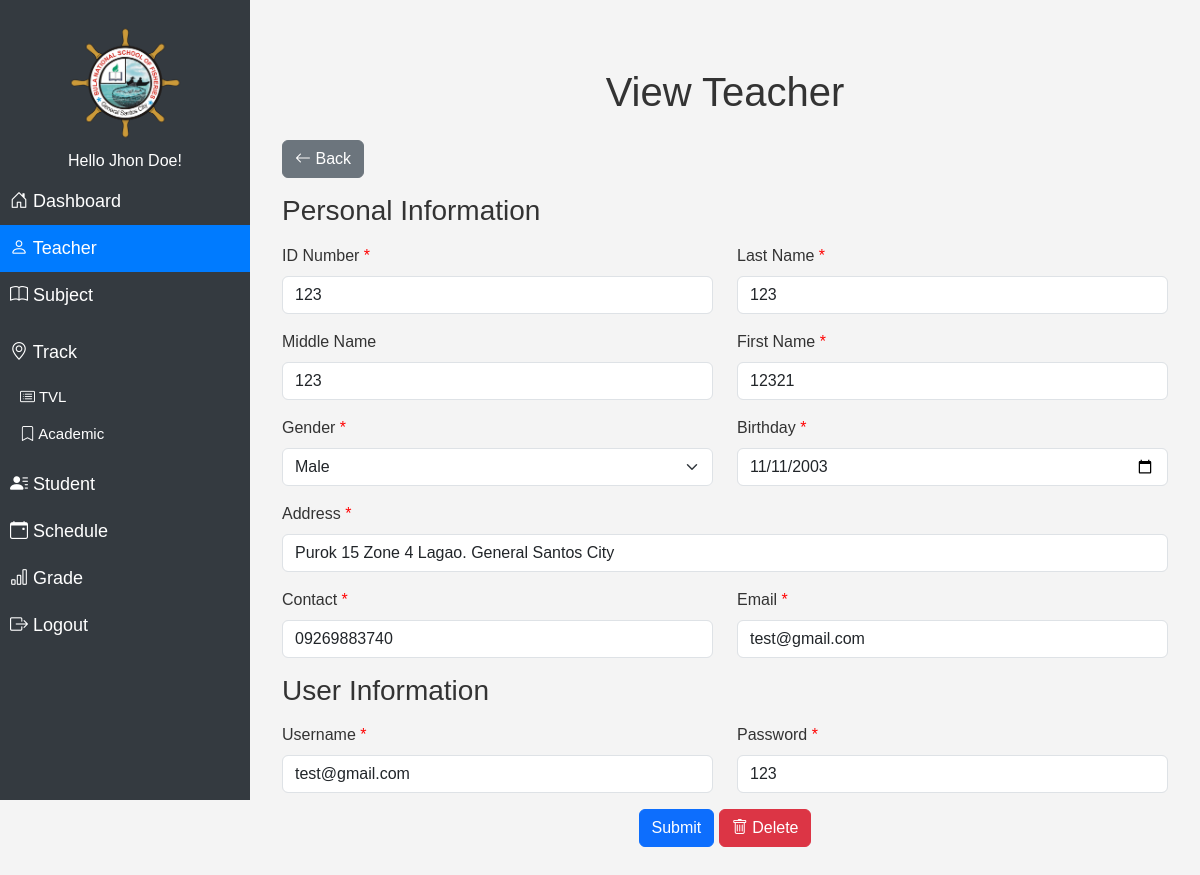
Page /modules/teacher/view.php?id=1 (signed in) on the earlier database version.
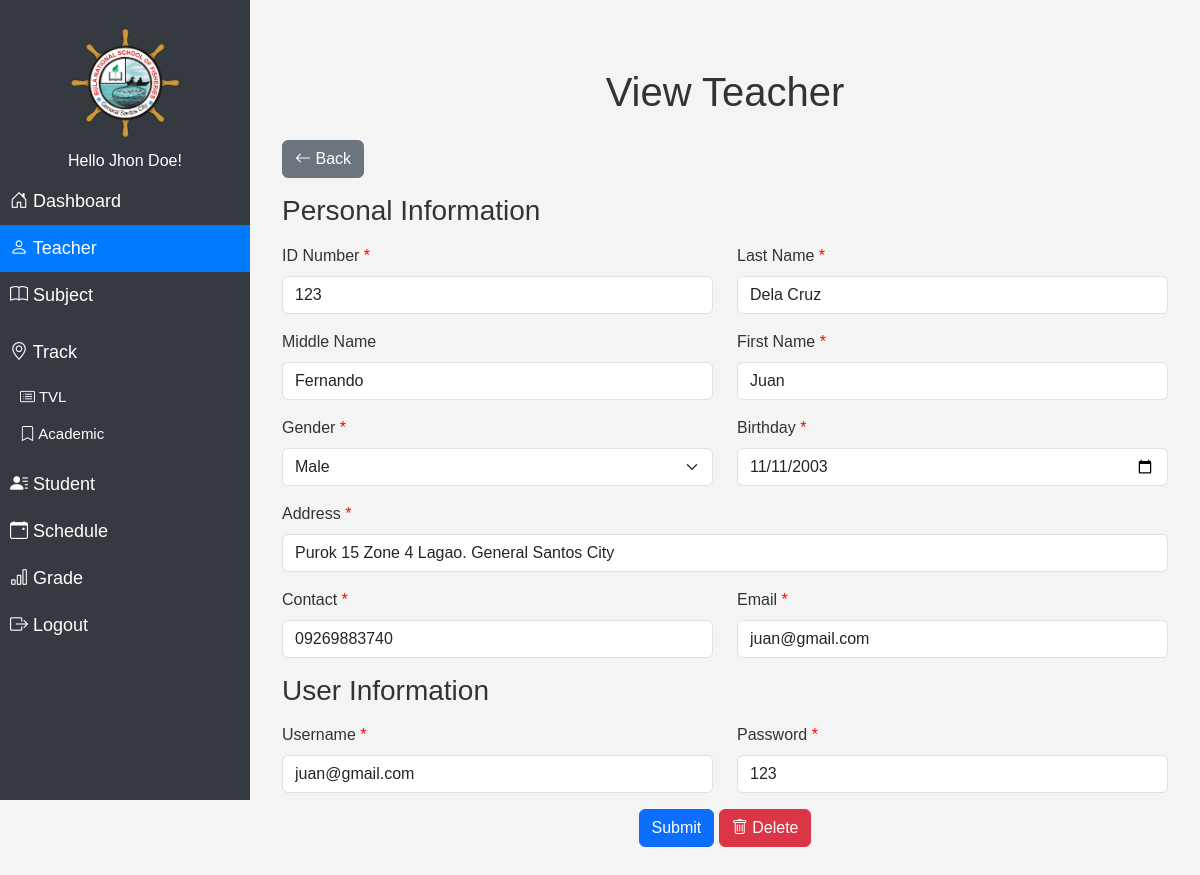
Same page on the later database version.
### tables this page shows
CREATE TABLE `teacher` (
  `id` int(11) NOT NULL,
  `id_number` varchar(20) NOT NULL,
  `last_name` varchar(50) NOT NULL,
  `middle_name` varchar(50) DEFAULT NULL,
  `first_name` varchar(50) NOT NULL,
  `gender` varchar(50) NOT NULL,
  `age` varchar(50) NOT NULL,
  `nationality` varchar(50) NOT NULL,
  `birthday` date NOT NULL,
  `address` varchar(255) NOT NULL,
  `contact` varchar(15) NOT NULL,
  `email` varchar(100) NOT NULL,
  `username` varchar(50) NOT NULL,
  `password` varchar(255) NOT NULL,
  `del_status` varchar(50) NOT NULL,
  `created_at` timestamp NOT NULL DEFAULT current_timestamp()
);

### modules/teacher/view.php (the view, shortened to what this page needs)
<!DOCTYPE html>
<html lang="en">
<head>
  <link rel="stylesheet" href="../../assets/css/bootstrap5.3.0/bootstrap.min.css">
  <link rel="stylesheet" href="../../assets/css/navbar.css">
  <link rel="stylesheet" href="../../assets/css/styles.css">
</head>
<body>
<?php
include "../../db_conn.php";
if (isset($_GET['id'])) {
    $id = $_GET['id'];
    $query = "SELECT * FROM teacher WHERE id = '$id' AND del_status != 'deleted'";
    $result = mysqli_query($conn, $query);
    $teacher = mysqli_fetch_assoc($result);
} else {
    header("Location: index.php?error=No teacher ID specified.");
    exit();
}
?>
<?php include "../../navbar.php"; ?>
<div class="content" id="content">
    <div class="container my-5">
      <h1 class="text-center mb-4">View Teacher</h1>
      <a href="index.php" class="btn btn-secondary mb-3">
    <i class="bi bi-arrow-left"></i> Back
  </a>
      <form action="update.php?id=<?php echo $teacher['id']; ?>" method="POST">
        <div class="row mb-3">
          <h3 class="mb-3">Personal Information</h3>
          <div class="col-md-6">
            <label for="id_number" class="form-label required">ID Number</label>
            <input type="text" class="form-control" id="id_number" name="id_number" required
            value="<?php echo $teacher['id_number']; ?>">
          </div>
          <div class="col-md-6">
            <label for="last_name" class="form-label required">Last Name</label>
            <input type="text" class="form-control" id="last_name" name="last_name" required
            value="<?php echo $teacher['last_name']; ?>">
          </div>
        </div>
        <div class="row mb-3">
          <div class="col-md-6">
            <label for="middle_name" class="form-label">Middle Name</label>
            <input type="text" class="form-control" id="middle_name" name="middle_name"
            value="<?php echo $teacher['middle_name']; ?>">
          </div>
          <div class="col-md-6">
            <label for="first_name" class="form-label required">First Name</label>
            <input type="text" class="form-control" id="first_name" name="first_name" required
            value="<?php echo $teacher['first_name']; ?>">
          </div>
        </div>
        <div class="row mb-3">
          <div class="col-md-6">
            <label for="gender" class="form-label required">Gender</label>
            <select class="form-select" id="gender" name="gender" required>
              <option hidden value="<?php echo $teacher['gender']; ?>"><?php echo $teacher['gender']; ?></option>
            </select>
          </div>
          <div class="col-md-6">
            <label for="birthday" class="form-label required">Birthday</label>
            <input type="date" class="form-control" id="birthday" name="birthday" required
            value="<?php echo $teacher['birthday']; ?>">
          </div>
        </div>
        <div class="mb-3">
          <label for="address" class="form-label required">Address</label>
          <input type="text" class="form-control" id="address" name="address" required
          value="<?php echo $teacher['address']; ?>">
        </div>
        <div class="row mb-3">
          <div class="col-md-6">
            <label for="contact" class="form-label required">Contact</label>
            <input type="text" class="form-control" id="contact" name="contact" required
            value="<?php echo $teacher['contact']; ?>">
          </div>
          <div class="col-md-6">
            <label for="email" class="form-label required">Email</label>
            <input type="email" class="form-control" id="email" name="email" required
            value="<?php echo $teacher['email']; ?>">
          </div>
        </div>
        <h3 class="mb-3">User Information</h3>
        <div class="row mb-3">
          <div class="col-md-6">
            <label for="username" class="form-label required">Username</label>
            <input type="text" class="form-control" id="username" name="username" required readonly
            value="<?php echo $teacher['username']; ?>">
          </div>
          <div class="col-md-6">
            <label for="password" class="form-label required">Password</label>
            <input type="text" class="form-control" id="password" name="password" readonly
            value="<?php echo $teacher['password']; ?>">
          </div>
        </div>
        <div class="text-center">
          <button type="submit" class="btn btn-primary">Submit</button>
          <button type="button" class="btn btn-danger" id="deleteButton">
        <i class="bi bi-trash"></i> Delete
      </button>
        </div>
      </form>
    </div>
  </div>
</body>
</html>

Differences in the rows shown:
changed teacher "Male": last_name "123" → "Dela Cruz"; middle_name "123" → "Fernando"; first_name "12321" → "Juan"; email "test@gmail.com" → "juan@gmail.com"; username "test@gmail.com" → "juan@gmail.com"
